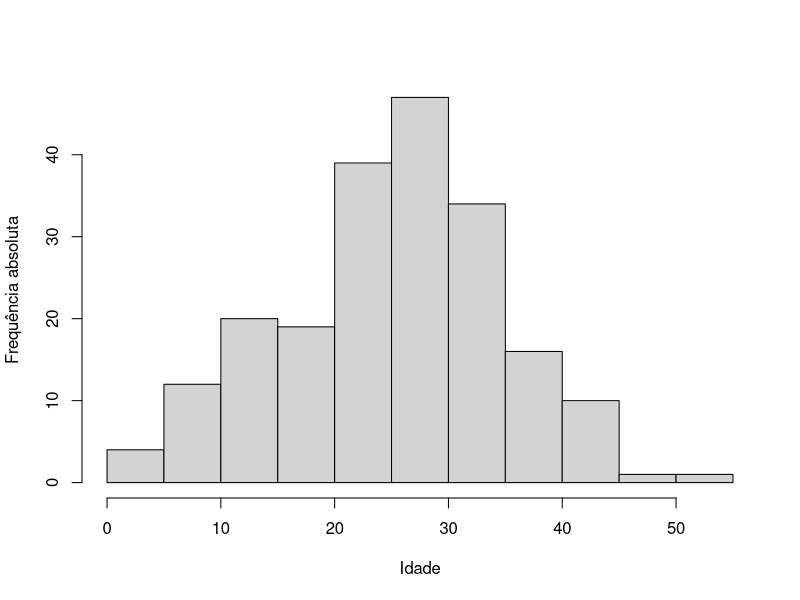
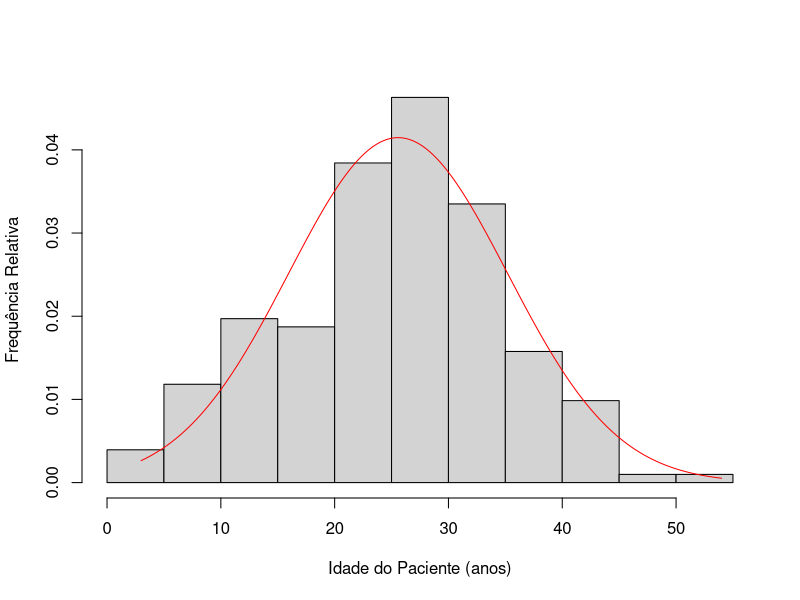
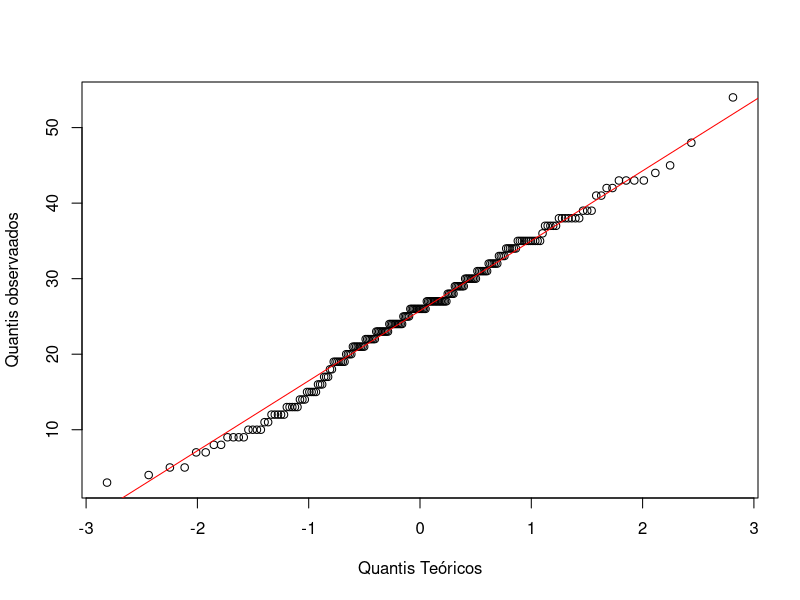
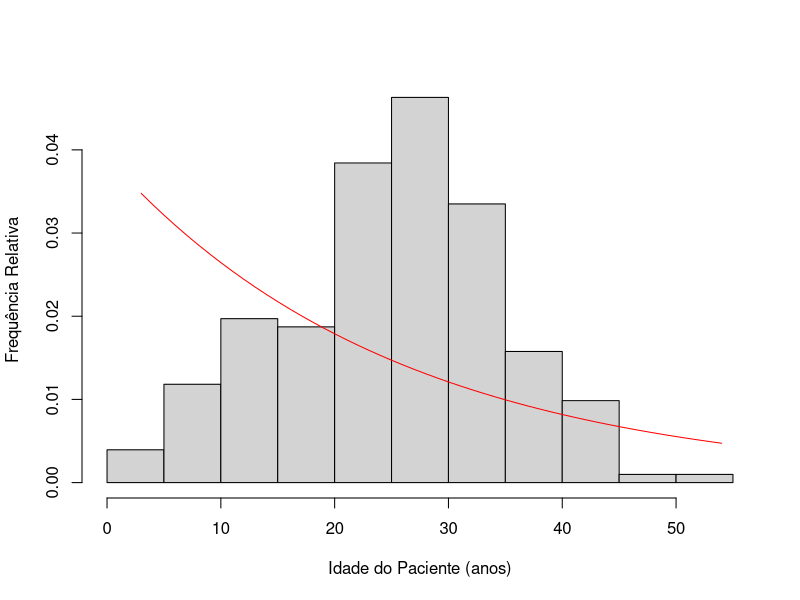

Recreate these plots in R, in order.
library(here)

dados <- read.csv("data/cgd3.csv", sep=";", dec=".")

# Verificar se as distribuições exponencial ou normal se ajustam bem a variável idade do paciente, 
# verificar esses ajustes globalmente e separado por Tratamento

# histogramas

png("avaliacao/p2/plots/global_hist.png")
hist(dados$Idade, ylab="Frequência absoluta", xlab="Idade", main="")
graphics.off()

# idade global

# distribuição normal
media <- mean(dados$Idade)
desvio <- sd(dados$Idade)
x <- seq(min(dados$Idade), max(dados$Idade), by=0.001)
fteorico <- dnorm(x, mean=media, sd=desvio)

png("avaliacao/p2/plots/norm_global_hist.png")
hist(dados$Idade, freq=F, xlab="Idade do Paciente (anos)", ylab="Frequência Relativa", main="")
lines(x, fteorico, col="red")
graphics.off()

png("avaliacao/p2/plots/norm_global_qqnorm.png")
qqnorm(dados$Idade, ylab="Quantis observaados", xlab="Quantis Teóricos", main="")
qqline(dados$Idade, col="red")
graphics.off()

# distribuição exponencial

x <- seq(min(dados$Idade), max(dados$Idade), by=1)
fteorico <- dexp(x, rate=1/media)
png("avaliacao/p2/plots/exp_global.png")
hist(dados$Idade, freq=F, xlab="Idade do Paciente (anos)", ylab="Frequência Relativa", main="")
lines(x, fteorico, col="red")
graphics.off()
